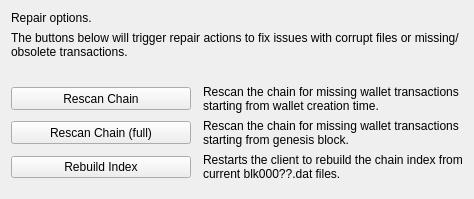
     <widget class="QWidget" name="pageRepair">
      <layout class="QGridLayout" name="repairLayout" columnstretch="0,1">
       <property name="horizontalSpacing">
        <number>12</number>
       </property>
       <item row="0" column="0" colspan="2">
        <widget class="QLabel" name="label_repair_header">
         <property name="text">
          <string>Repair options.</string>
         </property>
         <property name="wordWrap">
          <bool>true</bool>
         </property>
        </widget>
       </item>
       <item row="1" column="0" colspan="2">
        <widget class="QLabel" name="label_repair_helptext">
         <property name="text">
          <string>The buttons below will trigger repair actions to fix issues with corrupt files or missing/obsolete transactions.</string>
         </property>
         <property name="wordWrap">
          <bool>true</bool>
         </property>
        </widget>
       </item>
       <item row="2" column="0" colspan="2">
        <widget class="QLabel" name="wallet_path">
        </widget>
       </item>
       <item row="3" column="0">
        <widget class="QPushButton" name="btn_rescan1">
         <property name="minimumSize">
          <size>
           <width>180</width>
           <height>23</height>
          </size>
         </property>
         <property name="text">
          <string>Rescan Chain</string>
         </property>
        </widget>
       </item>
       <item row="3" column="1">
        <widget class="QLabel" name="label_repair_rescan1">
         <property name="text">
          <string>Rescan the chain for missing wallet transactions starting from wallet creation time.</string>
         </property>
         <property name="wordWrap">
          <bool>true</bool>
         </property>
        </widget>
       </item>
       <item row="4" column="0">
        <widget class="QPushButton" name="btn_rescan2">
         <property name="minimumSize">
          <size>
           <width>180</width>
           <height>23</height>
          </size>
         </property>
         <property name="text">
          <string>Rescan Chain (full)</string>
         </property>
        </widget>
       </item>
       <item row="4" column="1">
        <widget class="QLabel" name="label_repair_rescan2">
         <property name="text">
          <string>Rescan the chain for missing wallet transactions starting from genesis block.</string>
         </property>
         <property name="wordWrap">
          <bool>true</bool>
         </property>
        </widget>
       </item>
       <item row="5" column="0">
        <widget class="QPushButton" name="btn_reindex">
         <property name="text">
          <string>Rebuild Index</string>
         </property>
        </widget>
       </item>
       <item row="5" column="1">
        <widget class="QLabel" name="label_repair_reindex">
         <property name="text">
          <string>Restarts the client to rebuild the chain index from current blk000??.dat files.</string>
         </property>
         <property name="wordWrap">
          <bool>true</bool>
         </property>
        </widget>
       </item>
       <item row="6" column="1">
        <spacer name="verticalSpacerRepair">
         <property name="orientation">
          <enum>Qt::Vertical</enum>
         </property>
        </spacer>
       </item>
      </layout>
     </widget>
